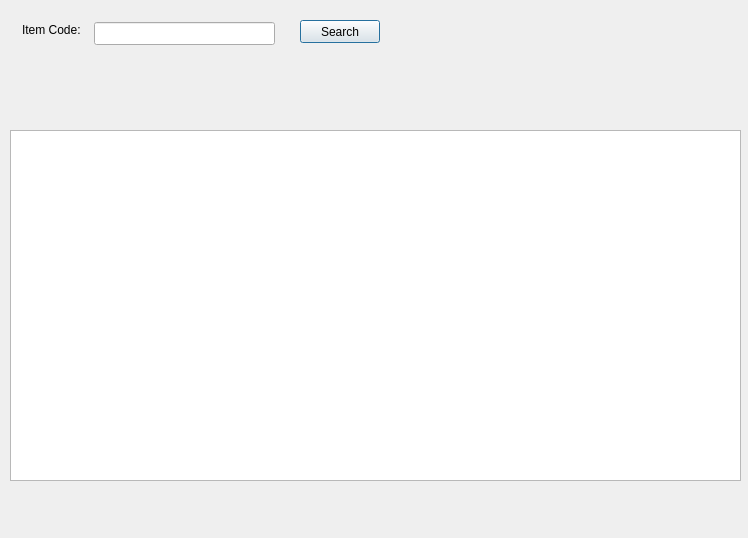
<?xml version="1.0" encoding="UTF-8"?>
<ui version="4.0">
 <class>ItemSearch</class>
 <widget class="QDialog" name="ItemSearch">
  <property name="geometry">
   <rect>
    <x>0</x>
    <y>0</y>
    <width>748</width>
    <height>538</height>
   </rect>
  </property>
  <property name="windowTitle">
   <string>Dialog</string>
  </property>
  <widget class="QTableWidget" name="tableWidget_Items">
   <property name="geometry">
    <rect>
     <x>10</x>
     <y>130</y>
     <width>731</width>
     <height>351</height>
    </rect>
   </property>
  </widget>
  <widget class="QLineEdit" name="lineEdit_Search">
   <property name="geometry">
    <rect>
     <x>94</x>
     <y>22</y>
     <width>181</width>
     <height>23</height>
    </rect>
   </property>
  </widget>
  <widget class="QLabel" name="lb_ItemCode">
   <property name="geometry">
    <rect>
     <x>22</x>
     <y>22</y>
     <width>66</width>
     <height>16</height>
    </rect>
   </property>
   <property name="text">
    <string>Item Code:</string>
   </property>
  </widget>
  <widget class="QPushButton" name="btn_Search">
   <property name="geometry">
    <rect>
     <x>300</x>
     <y>20</y>
     <width>80</width>
     <height>23</height>
    </rect>
   </property>
   <property name="text">
    <string>Search</string>
   </property>
  </widget>
 </widget>
 <resources/>
 <connections/>
</ui>
